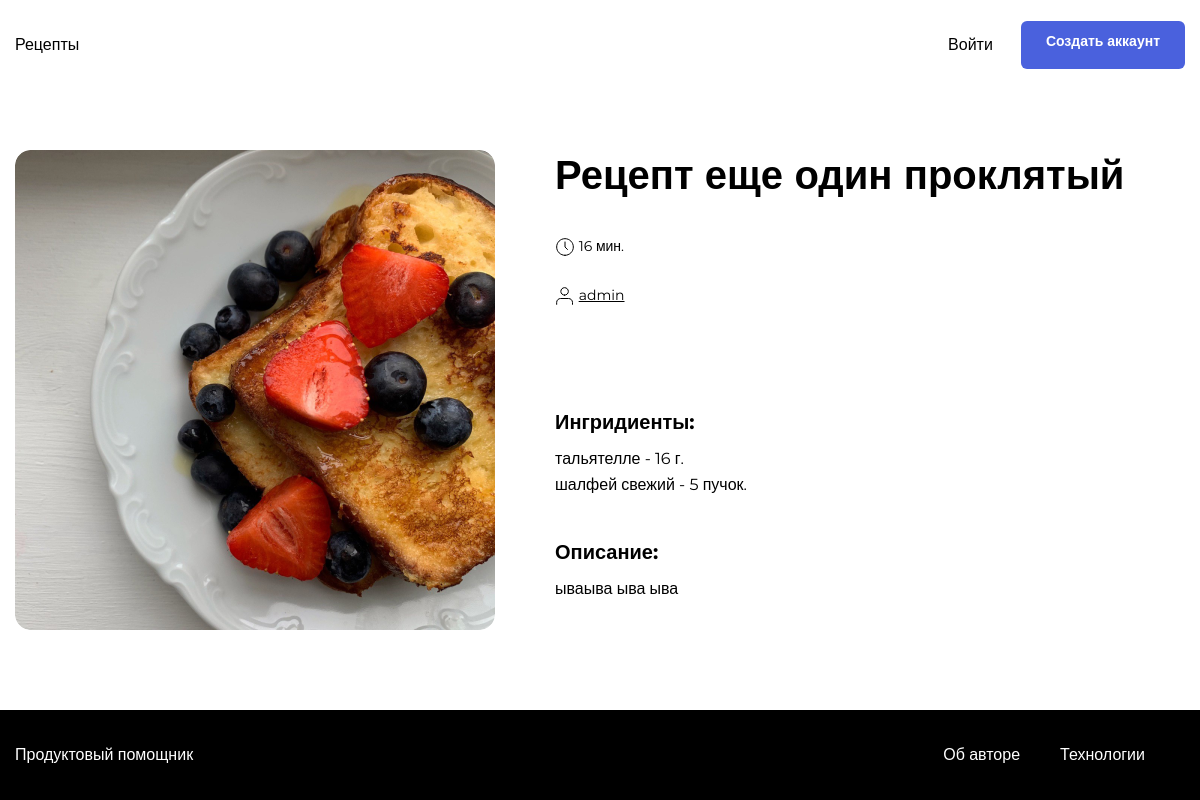
The page /recipes/37 on the database its author committed.
### recipes/models.py (models this page shows, shortened)
class Recipe(models.Model):
    author = models.ForeignKey(
        User,
        on_delete=models.CASCADE,
        db_column='author',
        related_name='recipe'
    )
    title = models.CharField(max_length=50)
    pub_date = models.DateTimeField('date published', auto_now_add=True,
                                    db_index=True)
    pic = models.ImageField(upload_to='meals/%Y-%m-%d')
    description = models.TextField()
    duration = models.PositiveIntegerField(validators=[MinValueValidator(1)])
    ingredients = models.ManyToManyField(
        Product,
        related_name='recipe',
        through='Ingredient',
        blank=True,
        )
    slug = models.SlugField()
    tags = models.ManyToManyField(Tag)
    class Meta:
        ordering = ('-pub_date', 'title',)
        verbose_name = 'Рецепт'
        verbose_name_plural = 'Рецепты'

class Ingredient(models.Model):
    recipe = models.ForeignKey(Recipe, on_delete=models.CASCADE,
                               related_name='ingredient')
    product = models.ForeignKey(Product, on_delete=models.CASCADE,
                                related_name='ingredient')
    qty = models.PositiveIntegerField()
    class Meta:
        ordering = ('product', )
        verbose_name = 'Ингредиент'
        unique_together = ('recipe', 'product', )

class Product(models.Model):
    title = models.CharField(max_length=50)
    dimension = models.CharField(max_length=50)
    class Meta:
        ordering = ('title', )
        verbose_name = 'Продукт'
        verbose_name_plural = 'Продукты'

### recipes/views.py (the view)
# urls.py: path('recipes/<int:recipe_id>', views.recipe_view,
@require_http_methods(['GET'])
def recipe_view(request, recipe_id):
    recipe = get_object_or_404(Recipe, id=recipe_id)
    context = {
        'page_title': recipe.title,
        'recipe': recipe,
        'style': styles.get('single')
    }
    return render(request, "recipes/singlePage.html", context)

### recipes/templates/recipes/singlePage.html (shortened to what this page needs)
{% extends "base.html" %}
{% load thumbnail %}
{% load static %}
{% block content %}
    <main class="main container">
        <div class="single-card" data-id="{{ recipe.id }}" data-author="{{ recipe.author.id }}">
            {% thumbnail recipe.pic "480x480" crop="center" upscale=True as pic %}
            <img src="{{ pic.url }}" alt="{{ page_title }}" width="480" height="480" class="single-card__image">
            {% endthumbnail %}
            <div class="single-card__info">
                <div class="single-card__header-info">
                    <h1 class="single-card__title">{{ recipe.title }}</h1>
                </div>
                <div class="single-card__items single-card__items_column">
                    <p class="single-card__text"><span class="icon-time"></span> {{ recipe.duration }} мин.</p>
                        <ul class="single-card__items">
                            <li class="single-card__item">
                                {% include "iconUser.html" with author=recipe.author %}
                            </li>
                        </ul>
                </div>
                <ul class="single-card__items">
                </ul>
                <div class="single-card__section">
                    <h3 class="single-card__section-title">Ингридиенты:</h3>
                    <div class="single-card__items single-card__items_column">
                        {% for ingredient in recipe.ingredient.all %}
                            <p class=" single-card__section-item">{{ ingredient.product.title }} - {{ ingredient.qty }} {{ ingredient.product.dimension }}.</p>
                        {% endfor %}
                    </div>
                </div>
                <div class="single-card__section">
                    <h3 class="single-card__section-title">Описание:</h3>
                    <p class="single-card__section-text">{{ recipe.description }}</p>
                </div>
            </div>
        </div>
    </main>
{% endblock %}

### templates/base.html (shortened to what this page needs)
{% load static %}
<!doctype html>
<html>
	<head>
		{% block css %}
			<link rel="stylesheet" href="{% static style %}">
		{% endblock %}
	</head>
	<body class="body">
		<header class="header">
			<nav class="nav">
				<div class="nav__container container">
					{% include 'nav.html' %}
					{% include 'account/nav.html' %}
				</div>
			</nav>
		</header>
		{% block content %}
		{% endblock content %}
	</body>
</html>
{% include "footer.html" %}

### templates/nav.html (shortened to what this page needs)
{% load recipes_filters %}
<ul class="nav__items list">
	{% url 'index' as index %}
	<li class="nav__item {% if request.path == "/" %}nav__item_active{% endif %}">
		<a href="{% url 'index' %}" class="nav__link link">
			Рецепты
		</a>
	</li>
</ul>

### account/templates/account/nav.html
<ul class="nav__items list">
    {% if request.user.is_authenticated %}
        <li class="nav__item">
    		{% include "iconUser.html" with user_id=request.user.id %}
        </li>
        <li class="nav__item">
            <a href="{% url 'change' %}" class="nav__link link">
                Изменить пароль
            </a>
        </li>
        <li class="nav__item"><a href="{% url 'logout' %}" class="nav__link link">Выход</a></li>
    {% else %}
        <li class="nav__item">
            <a href="{% url 'signin' %}" class="nav__link link">
                Войти
            </a>
        </li>
        <li class="nav__item">
            <a href="{% url 'signup' %}" class="button button_style_blue">
                Создать аккаунт
            </a>
        </li>
    {% endif %}
</ul>

### recipes/templates/recipes/buttonFavorite.html (shortened to what this page needs)
{% load recipes_filters %}

### templates/iconUser.html
<p class="card__text">
    {% if author.id %}
        <span class="icon-user"></span>
        <a href="{% url 'profile_view' user_id=author.id %}" style="color: black">
            {{ author }}
        </a>
    {% endif %}
</p>

### recipes/templates/recipes/buttonPurchase.html (shortened to what this page needs)
{% load recipes_filters %}

### templates/footer.html
<footer class="footer">
    <div class="footer__container container">
        <a href="{% url 'index' %}" class="footer__brand link">Продуктовый помощник</a>
        <ul class="footer__items">
            <li class="footer__item"><a href="#" class="footer__link link">Об авторе </a></li>
            <li class="footer__item"><a href="#" class="footer__link link">Технологии</a></li>
        </ul>
    </div>
</footer>

### static/pages/single.css (style rules this page uses)
* { box-sizing: border-box; }
html, body { min-height: 100%; }

### static/blocks/body/body.css (style rules this page uses)
.body { display: flex; flex-direction: column; }

### static/blocks/container/container.css (style rules this page uses)
.container { max-width: 1200px; padding: 0 15px; margin: 0 auto; width: 100%; }

### static/blocks/link/link.css (style rules this page uses)
.link { text-decoration: none; transition: opacity 0.2s; }

### static/blocks/button/button.css (style rules this page uses)
.button { font-family: 'Montserrat', sans-serif; font-style: normal; font-weight: 600; font-size: 14px; background: none; border-radius: 6px; padding: 12px 24px; height: 48px; line-height: 1; text-decoration: none; border: 1px solid transparent; transition: background 0.2s; outline: none; user-select: none; cursor: pointer; width: max-content; }

### static/blocks/button/_style/button_style_blue.css (style rules this page uses)
.button_style_blue { background: #4A61DD; color: #FFFFFF; transition: background 0.2s; }

### static/blocks/header/header.css (style rules this page uses)
.header { display: flex; align-items: center; justify-content: center; }

### static/blocks/nav/nav.css (style rules this page uses)
.nav { height: 90px; width: 100%; }

### static/blocks/nav/__container/nav__container.css (style rules this page uses)
.nav__container { display: flex; justify-content: space-between; height: 100%; align-items: center; }

### static/blocks/nav/__items/nav__items.css (style rules this page uses)
.nav__items { display: flex; height: 100%; flex-direction: row; list-style: none; padding: 0; align-items: center; }

### static/blocks/nav/__item/nav__item.css (style rules this page uses)
.nav__item { display: flex; align-items: center; margin-right: 28px; height: 100%; color: #000000; position: relative; }
.nav__item:last-child { margin-right: 0; }

### static/blocks/nav/__link/nav__link.css (style rules this page uses)
.nav__link { font-style: normal; font-weight: 500; font-size: 16px; line-height: 20px; color: inherit; cursor: pointer; font-family: 'Montserrat', sans-serif; }

### static/blocks/main/main.css (style rules this page uses)
.main { padding-top: 60px; padding-bottom: 80px; flex: 1 0 auto; min-height: calc(100vh - 180px); }

### static/blocks/single-card/single-card.css (style rules this page uses)
.single-card { display: flex; justify-content: space-between; }

### static/blocks/single-card/__title/single-card__title.css (style rules this page uses)
.single-card__title { font-family: 'Montserrat', sans-serif; font-style: normal; font-weight: bold; font-size: 40px; line-height: 49px; color: #000000; margin: 0; }

### static/blocks/single-card/__image/single-card__image.css (style rules this page uses)
.single-card__image { object-fit: cover; align-self: flex-start; height: 480px; width: 480px; border-radius: 15px; }

### static/blocks/single-card/__info/single-card__info.css (style rules this page uses)
.single-card__info { display: flex; flex-direction: column; width: 100%; padding-left: 60px; }

### static/blocks/single-card/__header-info/single-card__header-info.css (style rules this page uses)
.single-card__header-info { display: flex; justify-content: space-between; margin: 0 0 18px; }

### static/blocks/single-card/__items/single-card__items.css (style rules this page uses)
.single-card__items { display: flex; flex-direction: row; list-style: none; padding: 0; margin: 0 0 20px; }

### static/blocks/single-card/__item/single-card__item.css (style rules this page uses)
.single-card__item { margin-right: 8px; height: 100%; font-family: 'Montserrat', sans-serif; font-style: normal; font-weight: normal; font-size: 14px; line-height: 17px; color: #000000; margin: 0 0 15px; padding: 0; }

### static/blocks/single-card/__text/single-card__text.css (style rules this page uses)
.single-card__text { font-family: 'Montserrat', sans-serif; font-style: normal; font-weight: normal; font-size: 14px; line-height: 17px; color: #000000; margin: 0 0 15px; padding: 0; }

### static/blocks/single-card/__items/_column/single-card__items_column.css (style rules this page uses)
.single-card__items_column { flex-direction: column; max-height: 129px; flex-wrap: wrap; }

### static/blocks/single-card/__section/single-card__section.css (style rules this page uses)
.single-card__section { margin: 0 0 22px; }
.single-card__section:last-child { margin: 0; }

### static/blocks/single-card/__section-title/single-card__section-title.css (style rules this page uses)
.single-card__section-title { font-family: 'Montserrat', sans-serif; font-style: normal; font-weight: bold; font-size: 20px; line-height: 24px; color: #000000; margin: 0 0 12px; }

### static/blocks/single-card/__section-text/single-card__section-text.css (style rules this page uses)
.single-card__section-text { font-size: 16px; line-height: 26px; font-family: 'Montserrat', sans-serif; font-style: normal; font-weight: normal; color: #000000; margin: 0 0 27px; padding: 0; }

### static/blocks/single-card/__section-item/single-card__section-item.css (style rules this page uses)
.single-card__section-item { font-size: 16px; line-height: 26px; font-family: 'Montserrat', sans-serif; font-style: normal; font-weight: normal; color: #000000; margin: 0; padding: 0; width: max-content; }

### static/blocks/footer/footer.css (style rules this page uses)
.footer { background: #000000; height: 90px; flex: 0 0 auto; }

### static/blocks/footer/__container/footer__container.css (style rules this page uses)
.footer__container { display: flex; justify-content: space-between; align-items: center; height: 100%; }

### static/blocks/footer/__link/footer__link.css (style rules this page uses)
.footer__link { font-family: 'Montserrat', sans-serif; font-style: normal; font-weight: 500; font-size: 16px; line-height: 20px; color: #FFFFFF; }

### static/blocks/footer/__item/footer__item.css (style rules this page uses)
.footer__item { margin-right: 40px; }

### static/blocks/footer/__items/footer__items.css (style rules this page uses)
.footer__items { display: flex; list-style: none; padding: 0; }

### static/blocks/footer/__brand/footer__brand.css (style rules this page uses)
.footer__brand { font-family: 'Montserrat', sans-serif; font-style: normal; font-weight: 500; font-size: 16px; line-height: 20px; color: #FFFFFF; }

### rows shown on the page
Recipe: title "Рецепт еще один проклятый", duration "16", description "ываыва ыва ыва"
Ingredient: product "тальятелле", qty "16", product.dimension "г"
Ingredient: product "шалфей свежий", qty "5", product.dimension "пучок"

### other values the page prints
{{ author }} "admin"
